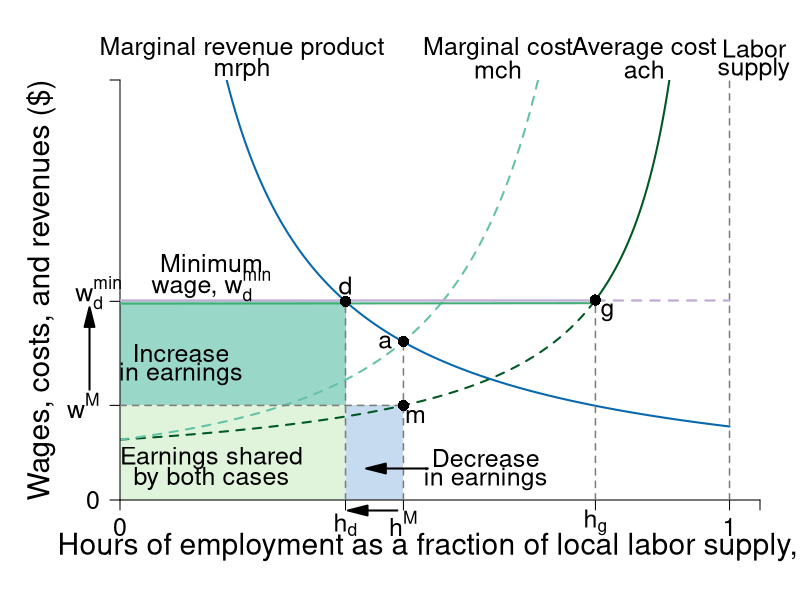

Here is the R script that generated this plot:
#' Graph Designer: Scott Cohn
#' Authors: Bowles and Halliday
#' Title: Coordination, Conflict and Competition: A Text in Microeconomics

library(shape)
library(plotrix)
pdf(file = "employment/monopsony_earningschange.pdf", width = 9, height = 7)

#Set parameters for graphics
axislabelsize <- 1.8
labelsize <- 1.5
namesize <- 1.8
annotatesize <- 1.5
graphlinewidth <- 2
segmentlinewidth <- 1.5

COL <- c("#7fc97f", "#beaed4", "#fdc086", "#ffff99", "#386cb0", "#f0027f", "#bf5b17", "#666666")
COLA <- c("#e0f3db", "#99d8c9","#66c2a4","#41ae76", "#238b45", "#005824")
COLB <- c("#c6dbef", "#4eb3d3", "#2b8cbe", "#0868ac","#084081")
COLC <- c("#fcfbfd", "#efedf5", "#dadaeb", "#bcbddc", "#9e9ac8", "#807dba", "#6a51a3", "#54278f", "#3f007d")
grays <- gray.colors(25, start = 1, end = 0, alpha = 1)


WageFn <- function(h, ubar = 3, B = 2, t = 0.8) {
  B + ubar + (ubar - ubar*t +  ubar*t*h )/(t*(1 - h))
}

Mch <- function(h, ubar = 3, B = 2, t = 0.8) {
  B + ubar + (ubar - ubar*t +  ubar*t*h )/(t*(1 - h))+ (ubar*h)/(t*(1-h)^2)
}


MRP <- function(h, constant = 7, slope = 1){
  constant/(slope*h)
}

# mrp2 <- function(h, constant = 4, power = 2){
#   constant/(h^power)
# }

costRevSol <- function(h, constant = 7, ubar = 3, B = 2, t = 0.8){
  B + ubar + (ubar - ubar*t +  ubar*t*h )/(t*(1 - h)) + (ubar*h)/(t*(1-h)^2) - constant/h
}

#uniroot(costRevSol(x, constant = 7, ubar = 3, B = 2, t = 0.8), lower = 0.01, upper = 1)

par(mar =  c(5, 6, 4, 2))

xlims <- c(0, 1.05)
ylims <- c(0, 40)

plot(0, 0, xlim = xlims, ylim = ylims, type = "n",
     xlab = "",
     ylab = "",
     xaxt = "n", 
     yaxt = "n",
     cex.lab = axislabelsize, 
     bty = "n", 
     xaxs="i", 
     yaxs="i")

npts <- 500 
npts2 <- 501

#Guesses at intersections
LPoints <- c(0.465, 0.56) 
BPoints <- c(0.37, 0.53, 0.78)

#Specify the sequences of points for graphing. 
xx1 <- seq(xlims[1], BPoints[2], length.out = npts)
xx2 <- seq(BPoints[2], 1, length.out = npts)
xx3 <- seq(xlims[1], BPoints[3], length.out = npts)
xx4 <- seq(BPoints[3], 1, length.out = npts)
xx5 <- seq(xlims[1], 1, length.out = npts)






#Customize ticks and labels for the plot
ticksy <- c(0, MRP(BPoints[1]), WageFn(LPoints[1]), 40)
ylabels <- c(0, NA, expression(paste(w^M)), NA)
ticksx <- c(0, BPoints[1], LPoints[1], BPoints[3], 1, xlims[2])
xlabels <- c(0, expression(paste(h[d])), expression(paste(h^M)), expression(paste(h[g])),  1.0, NA)

xpoly1 <- c(0, 0, BPoints[1], BPoints[1])
ypoly1 <- c(0, WageFn(LPoints[1]), WageFn(LPoints[1]), 0)
polygon(x = xpoly1, y = ypoly1, col=COLA[1], density=NULL, border = NA)

xpoly2 <- c(LPoints[1], LPoints[1], BPoints[1], BPoints[1])
ypoly2 <- c(0, WageFn(LPoints[1]), WageFn(LPoints[1]), 0)
polygon(x = xpoly2, y = ypoly2, col=COLB[1], density=NULL, border = NA)

xpoly3 <- c(0, 0, BPoints[1], BPoints[1])
ypoly3 <- c(19, WageFn(LPoints[1]), WageFn(LPoints[1]), 19)
polygon(x = xpoly3, y = ypoly3, col=COLA[2], density=NULL, border = NA)

#Draw the lines for the graphs
lines(xx3, WageFn(xx3), col = COLA[6], lwd = graphlinewidth, lty = 2)
lines(xx4, WageFn(xx4), col = COLA[6], lwd = graphlinewidth, lty = 1)
lines(xx1, Mch(xx1), col = COLA[3], lwd = graphlinewidth, lty = 2)
lines(xx2, Mch(xx2), col = COLA[3], lwd = graphlinewidth, lty = 2)
lines(xx5, MRP(xx5), col = COLB[4], lwd = graphlinewidth)
#lines(xx1, mrp2(xx1), col = COLB[4], lwd = graphlinewidth)

#lines(xx2, solowCondition(xx2, delta = 5), col = COL[3], lwd = 4)
#lines(xx2, solowInfeas(xx2, delta = 5), col = COL[1], lwd = 4, lty = 2)


axis(1, at = ticksx, pos = 0, labels = xlabels, cex.axis = labelsize)
axis(2, at = ticksy, pos = 0, labels = ylabels, las = 1,cex.axis = labelsize)


text(-0.035, 19 + 0.75,  expression(paste(w[d]^min)), xpd = TRUE, cex = labelsize) 



#Axis labels 
text(0.5*xlims[2], -4.5,  expression(paste("Hours of employment as a fraction of local labor supply, ", h)), xpd = TRUE, cex = axislabelsize) 
text(-0.13, 0.5*ylims[2], expression(paste("Wages, costs, and revenues ($)")), xpd = TRUE, cex = axislabelsize, srt = 90) 


#Annotation of the  graphs
text(0.86, 43, expression(paste("Average cost")), cex = labelsize, xpd = TRUE)
text(0.86, 41, expression(paste(ach)), cex = labelsize, xpd = TRUE)

text(0.62, 43, expression(paste("Marginal cost")), cex = labelsize, xpd = TRUE)
text(0.62, 41, expression(paste(mch)), cex = labelsize, xpd = TRUE)

text(0.2, 43, expression(paste("Marginal revenue product")), cex = labelsize, xpd = TRUE)
text(0.2, 41, expression(paste(mrph)), cex = labelsize, xpd = TRUE)



#Labor supply
segments(1, 0, 1, 42, lty = 2, lwd = segmentlinewidth, col = grays[20])
text(1.04, 43, expression(paste("Labor")), cex = labelsize, xpd = TRUE)
text(1.04, 41, expression(paste("supply")), cex = labelsize, xpd = TRUE)



#segments(0, Mch(LPoints[1]), LPoints[1], Mch(LPoints[1]), lty = 2, lwd = segmentlinewidth, col = grays[20])
segments(LPoints[1], 0 , LPoints[1], Mch(LPoints[1]), lty = 2, lwd = segmentlinewidth, col = grays[20])
segments(0, WageFn(LPoints[1]), LPoints[1], WageFn(LPoints[1]), lty = 2, lwd = segmentlinewidth, col = grays[20])

segments(BPoints[1], 0, BPoints[1], MRP(BPoints[1]), lty = 2, lwd = segmentlinewidth, col = grays[20])

#Binding minimum wage
segments(0, 19, BPoints[3], 19, lty = 1, lwd = graphlinewidth + 0.2, col = COL[2])
segments(BPoints[3], 19, 1, 19, lty = 2, lwd = graphlinewidth + 0.2, col = COL[2])

#Green part of min wage
segments(0, 19 - 0.3, BPoints[3], WageFn(BPoints[3]) - 0.3, lty = 1, lwd = graphlinewidth, col = COLA[4])

points(BPoints[1], MRP(BPoints[1]), pch = 16, col = "black", cex = 1.5)
text(BPoints[1], MRP(BPoints[1]) + 1.5, expression(paste(d)), cex = labelsize)


segments(BPoints[3], 0, BPoints[3], WageFn(BPoints[3]), lty = 2, lwd = segmentlinewidth, col = grays[20])
points(BPoints[3], WageFn(BPoints[3]), pch = 16, col = "black", cex = 1.5)
text(BPoints[3] + 0.02, WageFn(BPoints[3]) - 1.2, expression(paste(g)), cex = labelsize)


points(LPoints[1], Mch(LPoints[1]), pch = 16, col = "black", cex = 1.5)
text(LPoints[1] - 0.03, MRP(LPoints[1]), expression(paste(a)), cex = labelsize)


points(LPoints[1], WageFn(LPoints[1]), pch = 16, col = "black", cex = 1.5)
text(LPoints[1] + 0.02, WageFn(LPoints[1]) - 1, expression(paste(m)), cex = labelsize)

#Arrows for effects of min wage
Arrows(LPoints[1] - 0.01, -1, BPoints[1] + 0.02, -1, col = "black", lty = 1, lwd = 2, arr.type = "triangle", xpd = TRUE)
Arrows(-0.05, WageFn(LPoints[1]) + 1.5, - 0.05, MRP(BPoints[1]) - 1.5, col = "black", lty = 1, lwd = 2, arr.type = "triangle", xpd = TRUE)


text(0.15, MRP(BPoints[1]) + 3.6, expression(paste("Minimum")), cex = labelsize)
text(0.15, MRP(BPoints[1]) + 1.6, expression(paste("wage, ", w[d]^min)), cex = labelsize)

text(0.1, 14, expression(paste("Increase")), cex = labelsize)
text(0.1, 12, expression(paste("in earnings")), cex = labelsize)

text(0.15, 4, expression(paste("Earnings shared")), cex = labelsize)
text(0.15, 2, expression(paste("by both cases")), cex = labelsize)

# text(0.475, 4, expression(paste("Decrease")), cex = labelsize)
# text(0.475, 2, expression(paste("in earnings")), cex = labelsize)

text(0.6, 4, expression(paste("Decrease")), cex = labelsize)
text(0.6, 2, expression(paste("in earnings")), cex = labelsize)
Arrows(LPoints[1] + 0.04, 3, BPoints[1] + 0.05, 3, col = "black", lty = 1, lwd = 2, arr.type = "triangle", xpd = TRUE)

dev.off()
